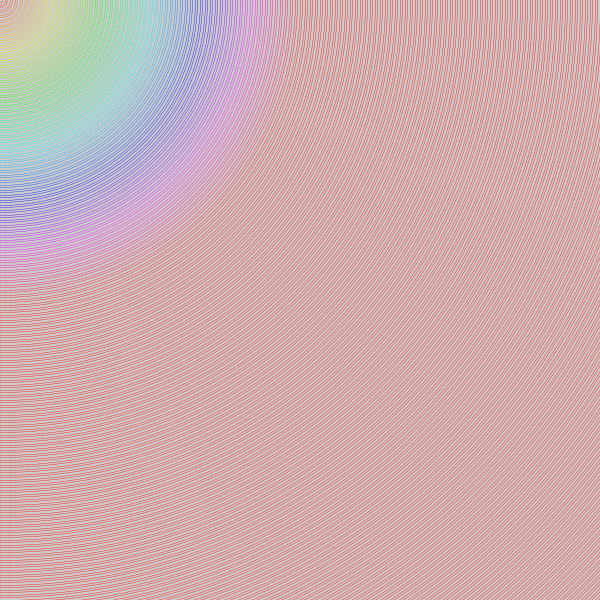
Frame 1 (no input)
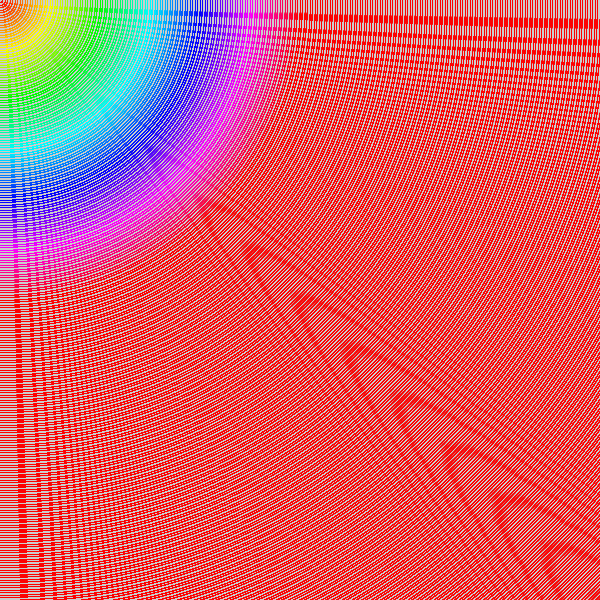
Frame 60 (the mouse pressed at the canvas centre just before this capture)
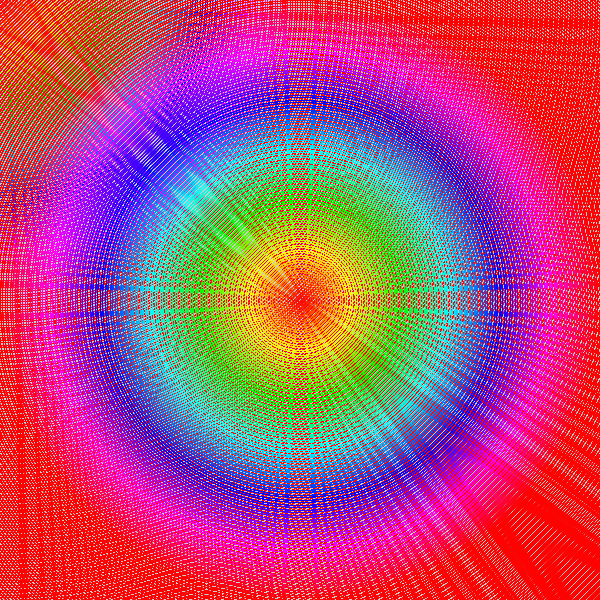
Frame 120 (the mouse held since frame 60 and released just before this capture)

The Processing sketch that drew these frames (run headless with seeded random() and noise(); from frame 60 on, the mouse is pressed at the canvas centre):

// Processing sketch: processing_50725
// ── processing_50725.pde

void setup(){
size(600,600);
smooth();
colorMode(HSB,360,100,100,100);

}


void draw(){
for(int i=0;i<500;i++){
 noFill();
strokeWeight(.4); 


float colorValue = map(i,0,100,0,300);
 stroke(colorValue,100,100,100);
  ellipse(mouseX,mouseY,i*5,i*5);
 
}
}
